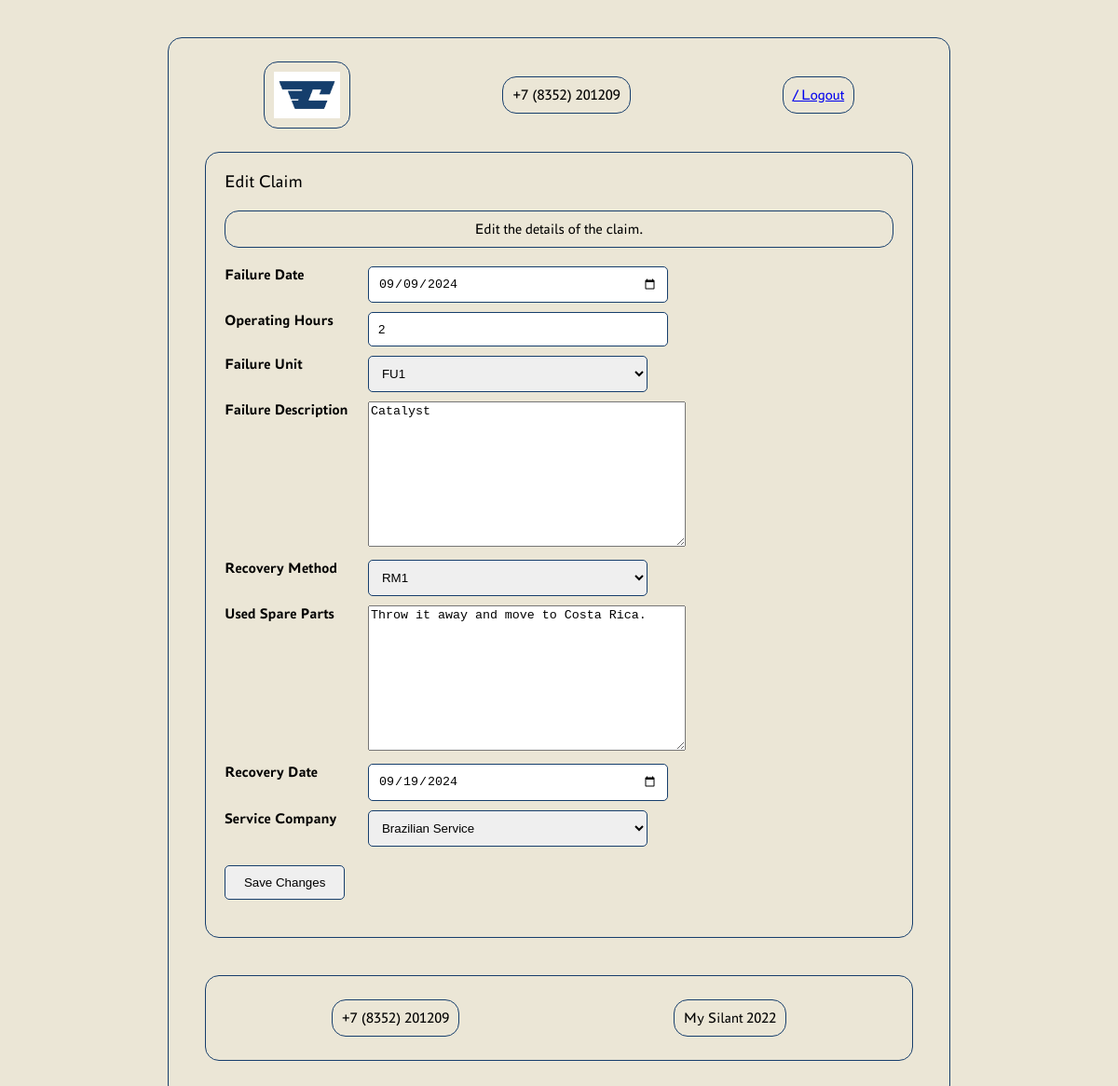
The page /edit_claim/5/ (signed in) on the database as committed earlier.
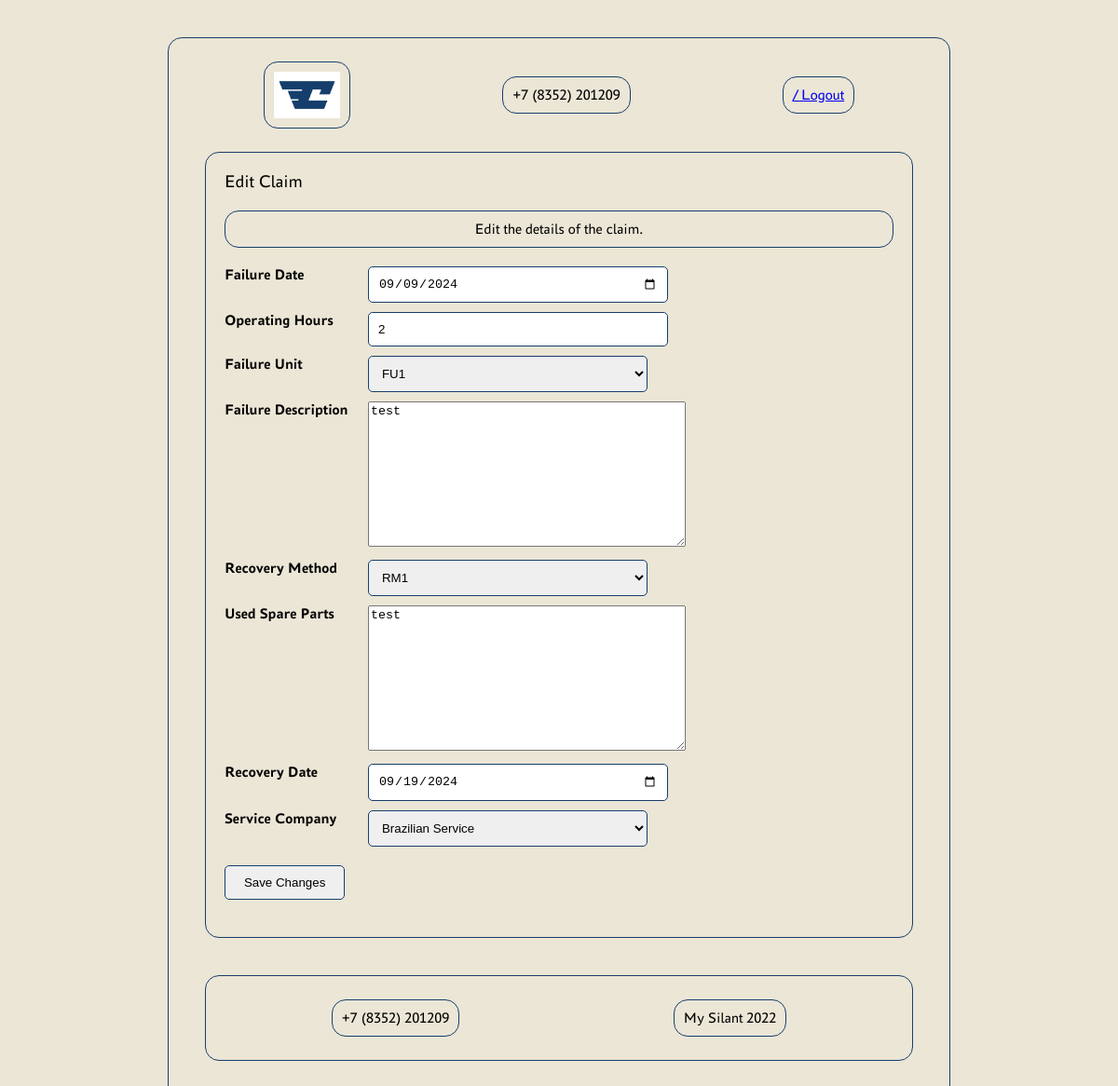
The same page on the database as committed later.
### silant_app/models/models.py (models this page shows, shortened)
class Claim(models.Model):
    machine = models.ForeignKey(Machine, on_delete=models.CASCADE)
    failure_date = models.DateField()
    operating_hours = models.IntegerField()
    failure_unit = models.ForeignKey(FailureUnitReference, related_name='failure_units', on_delete=models.CASCADE)
    failure_description = models.TextField()
    recovery_method = models.ForeignKey(RecoveryMethodReference, related_name='recovery_methods',
                                        on_delete=models.CASCADE)
    used_spare_parts = models.TextField()
    recovery_date = models.DateField()
    downtime = models.IntegerField()  # Calculated as recovery_date - failure_date
    service_company = models.ForeignKey(ServiceCompanyReference, related_name='claim_service_companies',
                                        on_delete=models.CASCADE)

### silant_app/views/update_views.py (the view, shortened to what this page needs)
# urls.py: path('edit_claim/<int:pk>/', ClaimUpdateView.as_view(), name='edit_claim'),
class ClaimUpdateView(LoginRequiredMixin, ClaimPermissions, UpdateView):
    model = Claim
    form_class = ClaimUpdateForm
    template_name = 'edit_claim.html'

### silant_app/forms.py (shortened to what this page needs)
class ClaimUpdateForm(forms.ModelForm):
    service_company = forms.ModelChoiceField(queryset=ServiceCompanyReference.objects.all(), label="Service Company")
    failure_date = forms.DateField(widget=forms.DateInput(attrs={'type': 'date'}))
    recovery_date = forms.DateField(widget=forms.DateInput(attrs={'type': 'date'}))
    class Meta:
        model = Claim
        fields = ['failure_date', 'operating_hours', 'failure_unit', 'failure_description', 'recovery_method',
                  'used_spare_parts', 'recovery_date', 'service_company']

### silant_app/models/reference_models.py (called while the page is built)
    def __str__(self):
        return self.name

    def __str__(self):
        return self.name

    def __str__(self):
        return self.name

### silant_app/views/views_permissions.py (called while the page is built)
    def test_func(self):
        user_groups = self.request.user.groups.values_list('id', flat=True)
        return any(group_id in [1, 3, 4, 5] for group_id in user_groups)

### templates/edit_claim.html (shortened to what this page needs)
{% extends 'landing_page.html' %}
{% load static %}
{% block header_1 %}
    {% block header_2 %}
        <div class="header-container">
            <div class="logo">
                <img id="logo" src="{% static 'logo/Logotype accent RGB 1.jpg' %}" alt="Logo"
                     data-logged-in-url="{% url 'landing_page_logged_in' %}"
                     data-logged-out-url="{% url 'landing_page' %}">
                </div>
            <div class="contact-info" id="phone-number">Loading...</div>
            <div class="login-button"><a href="{% url 'logout' %}">{{ user_name }} / Logout</a></div>
        </div>
    {% endblock %}
{% endblock %}
{% block content %}
    <div class="main-title">Edit Claim</div>
    <div class="info-text">Edit the details of the claim.</div>
    <div class="edit-record">
        <form method="post">
            <div class="form-group">
                <label for="{{ form.failure_date.id_for_label }}" class="form-label">Failure Date</label>
                <div class="form-field">
                    {{ form.failure_date }}
                </div>
            </div>
            <div class="form-group">
                <label for="{{ form.operating_hours.id_for_label }}" class="form-label">Operating Hours</label>
                <div class="form-field">
                    {{ form.operating_hours }}
                </div>
            </div>
            <div class="form-group">
                <label for="{{ form.failure_unit.id_for_label }}" class="form-label">Failure Unit</label>
                <div class="form-field">
                    {{ form.failure_unit }}
                </div>
            </div>
            <div class="form-group">
                <label for="{{ form.failure_description.id_for_label }}" class="form-label">Failure Description</label>
                <div class="form-field">
                    {{ form.failure_description }}
                </div>
            </div>
            <div class="form-group">
                <label for="{{ form.recovery_method.id_for_label }}" class="form-label">Recovery Method</label>
                <div class="form-field">
                    {{ form.recovery_method }}
                </div>
            </div>
            <div class="form-group">
                <label for="{{ form.used_spare_parts.id_for_label }}" class="form-label">Used Spare Parts</label>
                <div class="form-field">
                    {{ form.used_spare_parts }}
                </div>
            </div>
            <div class="form-group">
                <label for="{{ form.recovery_date.id_for_label }}" class="form-label">Recovery Date</label>
                <div class="form-field">
                    {{ form.recovery_date }}
                </div>
            </div>
            <div class="form-group">
                <label for="{{ form.service_company.id_for_label }}" class="form-label">Service Company</label>
                <div class="form-field">
                    {{ form.service_company }}
                </div>
            </div>
            <div class="submit-button">
                <button type="submit">Save Changes</button>
            </div>
        </form>
    </div>
{% endblock %}

Rows that differ between the two databases and show on the page:
changed Claim "FU1": failure_description "Catalyst" → "test"; used_spare_parts "Throw it away and move to Costa Rica." → "test"
